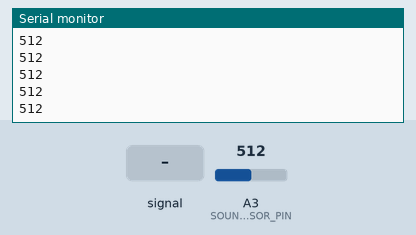
A sketch run on a simulated Arduino Uno, built with avr-gcc and run on an emulated ATmega328P. Parts: the last lines printed to the serial monitor. The test bench sets the inputs (shaded band); at power-on: A3 (SOUND_SENSOR_PIN) = 512.

Above: at 1.2 s.
1.3 s: A3 (SOUND_SENSOR_PIN) fed a 200 Hz sine of ±81 counts around its level
At 1.9 s:
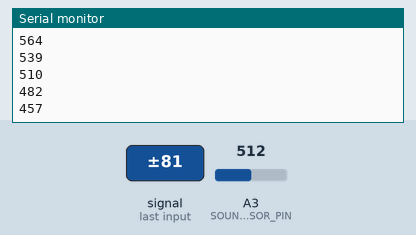
2.8 s: A3 (SOUND_SENSOR_PIN) set to 716
At 3.3 s:
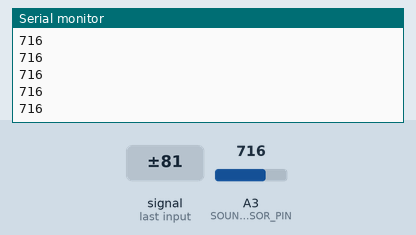
4.3 s: A3 (SOUND_SENSOR_PIN) fed a 1000 Hz sine of ±255 counts around its level
At 4.8 s:
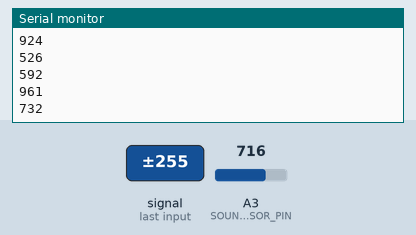
5.8 s: A3 (SOUND_SENSOR_PIN) set to 900
At 6.3 s:
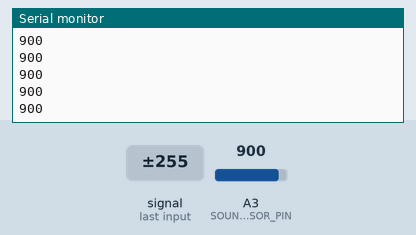
Timing chart, 0 to 8.3 s (numbered marks = the images above; inputs shaded):
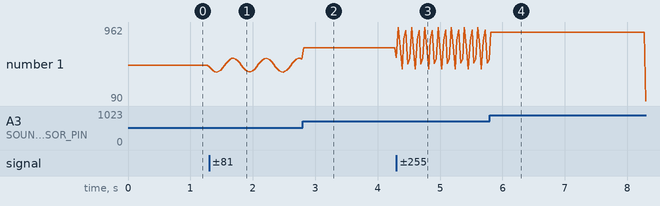

Measured:
- after the input at 1.3 s, the serial monitor: prints a new line at once (image 1)
- after the input at 2.8 s, the serial monitor: prints a new line at once (image 2)
- after the input at 4.3 s, the serial monitor: prints a new line at once (image 3)
- plotted number 1: 512 → 583 after the input at 1.3 s, 583 → 716 after the input at 2.8 s, 716 → 578 after the input at 4.3 s

The sketch:

Sound_Tracking.ino
```cpp
const int SOUND_SENSOR_PIN = A3;
int sensorValue;

void setup() {
  Serial.begin(9600);
}

void loop() {
  sensorValue = analogRead(SOUND_SENSOR_PIN);
  Serial.println(sensorValue);
  delay(30);
}
```
